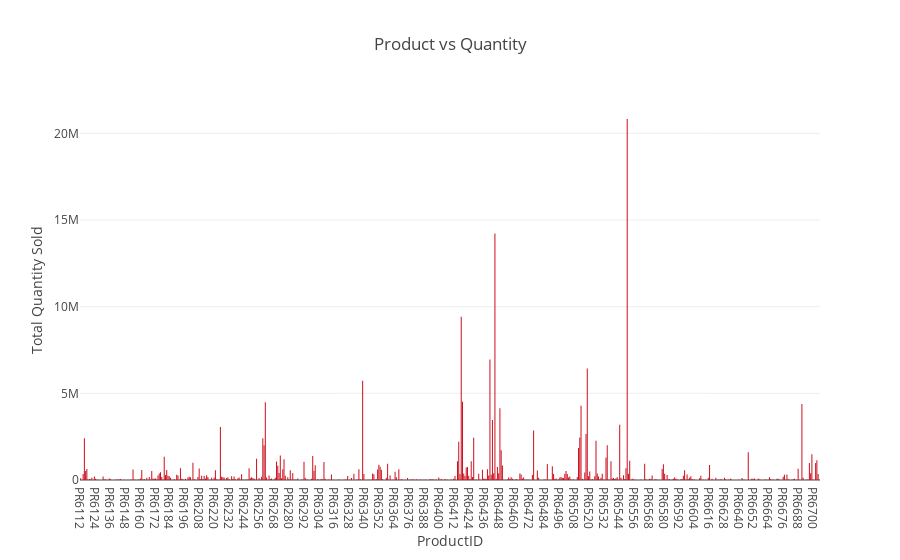

Here is the notebook cell this chart was saved with:
### Code cell
data_plot = [go.Bar(x=d_5.index,
                          y=d_5.Quantity.astype(float),
       marker=dict(
        color="#CC0E1D",# Lava (#CC0E1D)
#         color = 'rgb(200,0,0)'   `
    ))]
layout = go.Layout(title = "Product vs Quantity",xaxis=dict(title="ProductID"),yaxis=dict(title="Total Quantity Sold"))
fig = go.Figure(data= data_plot, layout=layout)
iplot(fig)

### Figure 1 — Plotly figure (JSON) as saved in the notebook; plotly's stock layout.template omitted (floating-point values rounded to 4 significant figures; data arrays with more than 128 entries replaced by an {"elided": "..."} marker saying what was removed)
{"data": [{"marker": {"color": "#CC0E1D"}, "type": "bar", "uid": "9310ead1-bb94-43b2-b70b-40cdfe1dcf8d", "x": {"elided": "593 str values"}, "y": {"elided": "593 int values"}}], "layout": {"title": {"text": "Product vs Quantity"}, "xaxis": {"title": {"text": "ProductID"}}, "yaxis": {"title": {"text": "Total Quantity Sold"}}}}
